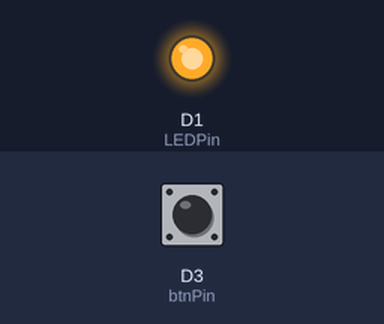
A sketch run on a simulated ESP8266 (NodeMCU). Parts: output pins drawn as LEDs (lit = HIGH). The inputs (shaded band) are chosen by the test bench; at power-on: D3 (btnPin) HIGH. WiFi joins after 1.5 s; servers stay silent unless stated.

Above: at 3.0 s.
3.1 s: D3 (btnPin) pulled LOW for 0.15 s
At 3.4 s:
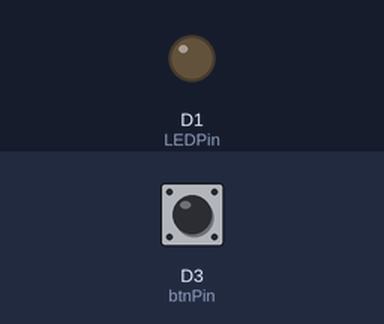
4.7 s: D3 (btnPin) pulled LOW for 1 s
At 5.8 s:
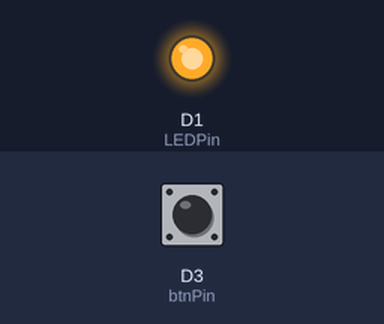
7.2 s: D3 (btnPin) pulled LOW for 3.2 s
At 7.7 s:
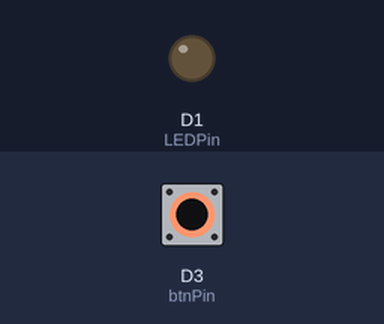
Timing chart, 0 to 10.2 s (numbered marks = the images above; inputs shaded):
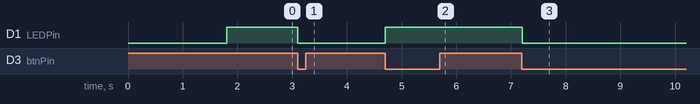

The sketch:

BlinkingOfYou.ino
```cpp
 #include <blynk.h> //include the Blynk library


char auth[] = "0b5ace572fde4a66bd720bd596782688"; //NOTE: This needs to be updated with your own unique authentication code
                                                  // from the Blynk app for this to work.

const int btnPin = D3;             // pin for physical push button switch.
const int LEDPin = D1;         // pin for LED output.

BlynkTimer timer;
void checkPhysicalButton();
int btnPinState = LOW;           // ON
int LEDPinState = HIGH;        // OFF

//*******Sets LED to Off Position*****************
#define TURN_ON 0                 // TURN_ON and TURN_OFF are defined
#define TURN_OFF 1                // Used to switch LED states

void setup()
{
  Serial.begin (9600);
  Blynk.begin(auth);
  pinMode(LEDPin, OUTPUT);            //  initialize your pin as output.
  pinMode(btnPin, INPUT_PULLUP);        //  initialize your pin as input with enable internal pull-up resistor "input_pullup"
  digitalWrite(LEDPin, LEDPinState);
  digitalWrite(LEDPin, TURN_OFF);     // remain off till command is receive

  // Setup a function to be called every 100 ms
  timer.setInterval(100L, checkPhysicalButton);
}

// Every time we connect to the cloud...
BLYNK_CONNECTED()
{
  // Request the latest state from the server
  Blynk.syncVirtual(V1);
}

// When App button is pushed - switch the state
// Map this Virtual Pin to your Mobile Blynk apps widget.
BLYNK_WRITE(V1)
{
  LEDPinState = param.asInt();
  digitalWrite(LEDPin, LEDPinState);
}

void checkPhysicalButton()
{
  if (digitalRead(btnPin) == LOW)
  {
    // btnPinState is used to avoid sequential toggles
    if (btnPinState != LOW)
    {
      // Toggle LED state
      LEDPinState = !LEDPinState;
      digitalWrite(LEDPin, LEDPinState);
      Blynk.virtualWrite(V1, LEDPinState);
      Blynk.notify("Hello! Thinking of You! SIT210");  //Update button widget
    }

    btnPinState = LOW;
  }
  else
  {
    btnPinState = HIGH;
  }
}

void loop()
{
  Blynk.run();                               // Run Blynk
  timer.run();                               // Run SimpleTimer
}
```

Measured:
- after the input at 3.1 s, D1 (LEDPin): HIGH → LOW at once
- after the input at 4.7 s, D1 (LEDPin): LOW → HIGH at once
- after the input at 7.2 s, D1 (LEDPin): HIGH → LOW at once
